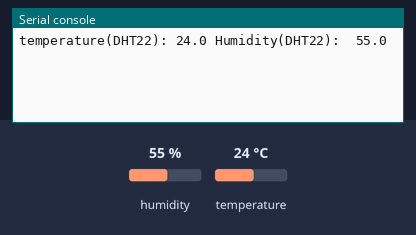
The program below on a simulated ESP32 board running MicroPython. Parts: the last lines printed to the serial console. The inputs (shaded band) are chosen by the test bench; at power-on: humidity 55 %, temperature 24 °C.

Above: at 1.2 s.
1.3 s: humidity set to 22 %
At 2.5 s:
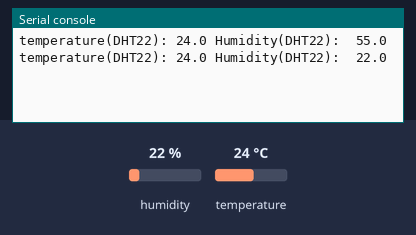
2.8 s: temperature set to 12 °C
At 4.2 s:
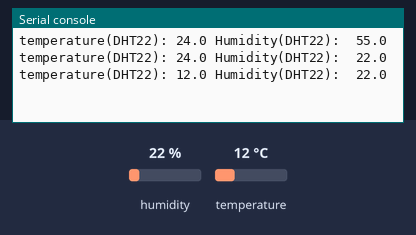
4.3 s: humidity set to 40 %
At 7.2 s:
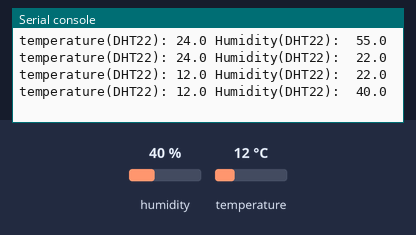
Timing chart, 0 to 8.7 s (numbered marks = the images above; inputs shaded):
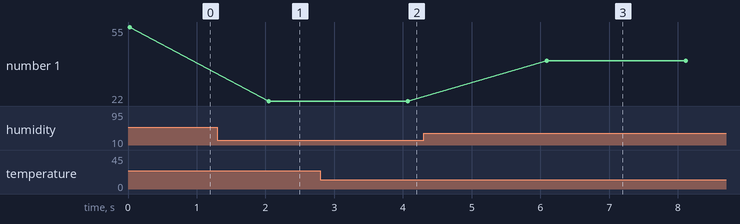

The program:

DHT22_Demo.py
```python
import dht
from machine import Pin
from machine import UART
from time import sleep

sensor22 = dht.DHT22( Pin( 4 ))
sensor22.measure

com = UART(1, 9600, tx=17, rx=16)
com.init(9600)
for i in range(10):
    sensor22.measure()
    temp22 = sensor22.temperature()
    humi22 = sensor22.humidity()
    print( 'temperature(DHT22):', temp22, 'Humidity(DHT22): ', humi22)
    com.write(b'temperature(DHT22):{temp22}\n')
    sleep(2)

print( 'DHT demo done!! ' )
```

Measured:
- after the input at 1.3 s, the serial console: prints a new line after 0.75 s (image 1)
- after the input at 2.8 s, the serial console: prints a new line after 1.3 s (image 2)
- after the input at 4.3 s, the serial console: prints a new line after 1.8 s (image 3)
- plotted number 1: 22 → 40 after the input at 4.3 s
